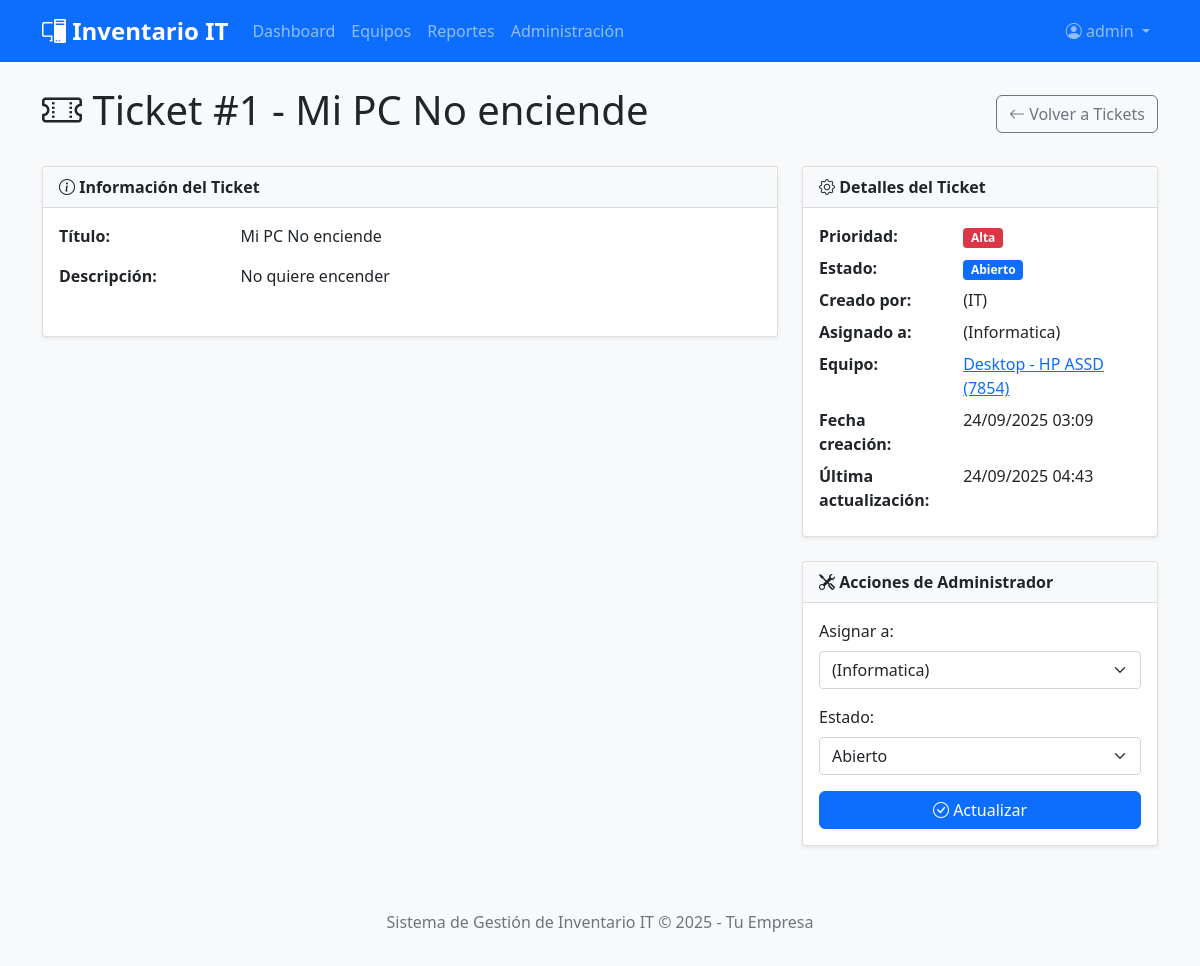
Screenshot of /inventory/support/tickets/1/ (signed in) with the database file from the repository.
### inventory_app/models.py (models this page shows, shortened)
class SupportTicket(models.Model):
    PRIORITY_CHOICES = (
        ('LOW', 'Baja'),
        ('MED', 'Media'),
        ('HIGH', 'Alta'),
        ('CRITICAL', 'Crítica'),
    )
    STATUS_CHOICES = (
        ('OPEN', 'Abierto'),
        ('IN_PROGRESS', 'En Progreso'),
        ('RESOLVED', 'Resuelto'),
        ('CLOSED', 'Cerrado'),
    )
    title = models.CharField(max_length=200)
    description = models.TextField()
    created_by = models.ForeignKey(CompanyUser, on_delete=models.CASCADE, related_name='created_tickets')
    assigned_to = models.ForeignKey(CompanyUser, on_delete=models.SET_NULL, null=True, blank=True, related_name='assigned_tickets')
    priority = models.CharField(max_length=10, choices=PRIORITY_CHOICES, default='MED')
    status = models.CharField(max_length=15, choices=STATUS_CHOICES, default='OPEN')
    equipment = models.ForeignKey(Equipment, on_delete=models.CASCADE, null=True, blank=True)
    created_at = models.DateTimeField(auto_now_add=True)
    updated_at = models.DateTimeField(auto_now=True)
    resolution = models.TextField(blank=True)
    class Meta:
        ordering = ['-created_at']

class CompanyUser(models.Model):
    user = models.OneToOneField(User, on_delete=models.CASCADE)
    department = models.CharField(max_length=100)
    phone = models.CharField(max_length=20)
    email = models.EmailField(unique=True, validators=[validate_company_email])
    def __str__(self):
        return f"{self.user.first_name} {self.user.last_name} ({self.department})"

class Equipment(models.Model):
    EQUIPMENT_TYPES = (
        ('LAP', 'Laptop'),
        ('DES', 'Desktop'),
        ('MON', 'Monitor'),
        ('PRI', 'Printer'),
        ('NET', 'Network Device'),
        ('SER', 'Server'),
        ('PHO', 'Phone'),
        ('TAB', 'Tablet'),
        ('OTH', 'Other'),
    )
    STATUS_CHOICES = (
        ('AVA', 'Available'),
        ('INU', 'In Use'),
        ('REP', 'In Repair'),
        ('RET', 'Retired'),
        ('LOS', 'Lost'),
        ('DIS', 'Disposed'),
    )
    type = models.CharField(max_length=3, choices=EQUIPMENT_TYPES)
    brand = models.CharField(max_length=50)
    model = models.CharField(max_length=50)
    serial_number = models.CharField(max_length=100, unique=True)
    purchase_date = models.DateField()
    warranty_expiry = models.DateField(null=True, blank=True)
    location = models.CharField(max_length=100)
    status = models.CharField(max_length=3, choices=STATUS_CHOICES, default='AVA')
    assigned_to = models.ForeignKey(CompanyUser, on_delete=models.SET_NULL, null=True, blank=True)
    notes = models.TextField(blank=True)
    created_at = models.DateTimeField(auto_now_add=True)
    updated_at = models.DateTimeField(auto_now=True)
    class Meta:
        ordering = ['-created_at']
    def __str__(self):
        return f"{self.get_type_display()} - {self.brand} {self.model} ({self.serial_number})"

### inventory_app/views.py (the view)
# urls.py: path('support/tickets/<int:pk>/', views.support_ticket_detail, name='support_ticket_detail'),
@login_required
def support_ticket_detail(request, pk):
    ticket = get_object_or_404(SupportTicket, pk=pk)
    technicians = CompanyUser.objects.all()
    if request.method == 'POST' and request.user.is_superuser:
        form = SupportTicketUpdateForm(request.POST, instance=ticket)
        if form.is_valid():
            form.save()
            AuditLog.objects.create(
                user=request.user.companyuser,
                action='UPD',
                model_name='SupportTicket',
                object_id=ticket.id,
                details=f"Support ticket updated: {ticket.title}",
                ip_address=get_client_ip(request)
            )
            messages.success(request, 'Ticket actualizado exitosamente.')
            return redirect('support_ticket_detail', pk=ticket.pk)
    else:
        form = SupportTicketUpdateForm(instance=ticket)
    context = {
        'ticket': ticket,
        'technicians': technicians,
        'form': form,
    }
    return render(request, 'support_ticket_detail.html', context)

### inventory_app/forms.py
class SupportTicketUpdateForm(forms.ModelForm):
    class Meta:
        model = SupportTicket
        fields = ['assigned_to', 'status', 'resolution']
        widgets = {
            'assigned_to': forms.Select(attrs={'class': 'form-control'}),
            'status': forms.Select(attrs={'class': 'form-control'}),
            'resolution': forms.Textarea(attrs={'class': 'form-control', 'rows': 3, 'placeholder': 'Describe la resolución del problema...'}),
        }

### inventory_app/templates/support_ticket_detail.html (shortened to what this page needs)
{% extends 'base.html' %}
{% block content %}
<div class="d-flex justify-content-between align-items-center mb-4">
    <h1><i class="bi bi-ticket-perforated"></i> Ticket #{{ ticket.id }} - {{ ticket.title }}</h1>
    <a href="{% url 'support_ticket_list' %}" class="btn btn-outline-secondary">
        <i class="bi bi-arrow-left"></i> Volver a Tickets
    </a>
</div>
<div class="row">
    <div class="col-md-8">
        <div class="card mb-4">
            <div class="card-header bg-light">
                <i class="bi bi-info-circle"></i> Información del Ticket
            </div>
            <div class="card-body">
                <div class="row mb-3">
                    <div class="col-sm-3 fw-bold">Título:</div>
                    <div class="col-sm-9">{{ ticket.title }}</div>
                </div>
                <div class="row mb-3">
                    <div class="col-sm-3 fw-bold">Descripción:</div>
                    <div class="col-sm-9">{{ ticket.description|linebreaks }}</div>
                </div>
            </div>
        </div>
    </div>
    <div class="col-md-4">
        <div class="card mb-4">
            <div class="card-header bg-light">
                <i class="bi bi-gear"></i> Detalles del Ticket
            </div>
            <div class="card-body">
                <div class="row mb-2">
                    <div class="col-sm-5 fw-bold">Prioridad:</div>
                    <div class="col-sm-7">
                        <span class="badge
                            {% if ticket.priority == 'LOW' %}bg-info
                            {% elif ticket.priority == 'MED' %}bg-warning
                            {% elif ticket.priority == 'HIGH' %}bg-danger
                            {% else %}bg-dark{% endif %}">
                            {{ ticket.get_priority_display }}
                        </span>
                    </div>
                </div>
                <div class="row mb-2">
                    <div class="col-sm-5 fw-bold">Estado:</div>
                    <div class="col-sm-7">
                        <span class="badge
                            {% if ticket.status == 'OPEN' %}bg-primary
                            {% elif ticket.status == 'IN_PROGRESS' %}bg-warning
                            {% elif ticket.status == 'RESOLVED' %}bg-success
                            {% else %}bg-secondary{% endif %}">
                            {{ ticket.get_status_display }}
                        </span>
                    </div>
                </div>
                <div class="row mb-2">
                    <div class="col-sm-5 fw-bold">Creado por:</div>
                    <div class="col-sm-7">{{ ticket.created_by }}</div>
                </div>
                <div class="row mb-2">
                    <div class="col-sm-5 fw-bold">Asignado a:</div>
                    <div class="col-sm-7">
                        {% if ticket.assigned_to %}
                            {{ ticket.assigned_to }}
                        {% else %}
                            <span class="text-muted">No asignado</span>
                        {% endif %}
                    </div>
                </div>
                <div class="row mb-2">
                    <div class="col-sm-5 fw-bold">Equipo:</div>
                    <div class="col-sm-7">
                        {% if ticket.equipment %}
                            <a href="{% url 'equipment_detail' ticket.equipment.pk %}">
                                {{ ticket.equipment }}
                            </a>
                        {% else %}
                            <span class="text-muted">No especificado</span>
                        {% endif %}
                    </div>
                </div>
                <div class="row mb-2">
                    <div class="col-sm-5 fw-bold">Fecha creación:</div>
                    <div class="col-sm-7">{{ ticket.created_at|date:"d/m/Y H:i" }}</div>
                </div>
                <div class="row mb-2">
                    <div class="col-sm-5 fw-bold">Última actualización:</div>
                    <div class="col-sm-7">{{ ticket.updated_at|date:"d/m/Y H:i" }}</div>
                </div>
            </div>
        </div>
        {% if user.is_superuser %}
        <div class="card">
            <div class="card-header bg-light">
                <i class="bi bi-tools"></i> Acciones de Administrador
            </div>
            <div class="card-body">
                <form method="post" action="{% url 'support_ticket_update' ticket.pk %}">
                    <div class="mb-3">
                        <label class="form-label">Asignar a:</label>
                        <select name="assigned_to" class="form-select">
                            {% for tech in technicians %}
                            <option value="{{ tech.id }}" {% if ticket.assigned_to == tech %}selected{% endif %}>
                                {{ tech }}
                            </option>
                            {% endfor %}
                        </select>
                    </div>
                    <div class="mb-3">
                        <label class="form-label">Estado:</label>
                        <select name="status" class="form-select">
                            {% for status_code, status_name in ticket.STATUS_CHOICES %}
                            <option value="{{ status_code }}" {% if ticket.status == status_code %}selected{% endif %}>
                                {{ status_name }}
                            </option>
                            {% endfor %}
                        </select>
                    </div>
                    <button type="submit" class="btn btn-primary w-100">
                        <i class="bi bi-check-circle"></i> Actualizar
                    </button>
                </form>
            </div>
        </div>
        {% endif %}
    </div>
</div>
{% endblock %}

### inventory_app/templates/base.html (shortened to what this page needs)
 <!DOCTYPE html>
<html lang="es">
<head>
    <link href="https://cdn.jsdelivr.net/npm/bootstrap@5.1.3/dist/css/bootstrap.min.css" rel="stylesheet">
    <link href="https://cdn.jsdelivr.net/npm/bootstrap-icons@1.7.2/font/bootstrap-icons.css" rel="stylesheet">
    <link href="/static/css/style.css" rel="stylesheet">
</head>
<body>
    <nav class="navbar navbar-expand-lg navbar-dark bg-primary">
        <div class="container">
            <a class="navbar-brand" href="{% url 'dashboard' %}">
                <i class="bi bi-pc-display"></i> Inventario IT
            </a>
            <div class="collapse navbar-collapse" id="navbarNav">
                <ul class="navbar-nav me-auto">
                    <li class="nav-item">
                        <a class="nav-link" href="{% url 'dashboard' %}">Dashboard</a>
                    </li>
                    <li class="nav-item">
                        <a class="nav-link" href="{% url 'equipment_list' %}">Equipos</a>
                    </li>
                    <li class="nav-item">
                        <a class="nav-link" href="{% url 'reports_dashboard' %}">Reportes</a>
                    </li>
                    {% if user.is_superuser %}
                    <li class="nav-item">
                        <a class="nav-link" href="/admin/">Administración</a>
                    </li>
                    {% endif %}
                </ul>
                <ul class="navbar-nav">
                    <li class="nav-item dropdown">
                        <a class="nav-link dropdown-toggle" href="#" id="navbarDropdown" role="button" data-bs-toggle="dropdown">
                            <i class="bi bi-person-circle"></i> {{ user.username }}
                        </a>
                    </li>
                </ul>
            </div>
        </div>
    </nav>
    <div class="container mt-4">
        {% block content %}
        {% endblock %}
    </div>
    <footer class="bg-light text-center text-muted py-3 mt-5">
        <div class="container">
            <p>Sistema de Gestión de Inventario IT &copy; {% now "Y" %} - Tu Empresa</p>
        </div>
    </footer>
</body>
</html>

### inventory_app/static/css/style.css (style rules this page uses)
body { background-color: #f8f9fa; font-family: 'Segoe UI', Tahoma, Geneva, Verdana, sans-serif; }
.navbar-brand { font-weight: bold; font-size: 1.5rem; }
.card { box-shadow: 0 0.125rem 0.25rem rgba(0, 0, 0, 0.075); border: 1px solid rgba(0, 0, 0, 0.125); }
.card-header { font-weight: 600; }
.btn { border-radius: 0.375rem; }
.badge { font-size: 0.75em; }
.card .card-header { border-radius: 0.5rem 0.5rem 0 0 !important; }

### rows the page displays
SupportTicket: id "1", title "Mi PC No enciende", description "No quiere encender", priority "Alta", status "Abierto", created_by "(IT)", assigned_to "(Informatica)", equipment "Desktop - HP ASSD (7854)", created_at "24/09/2025 03:09", updated_at "24/09/2025 04:43"

### other values shown
{{ user.username }} "admin"
